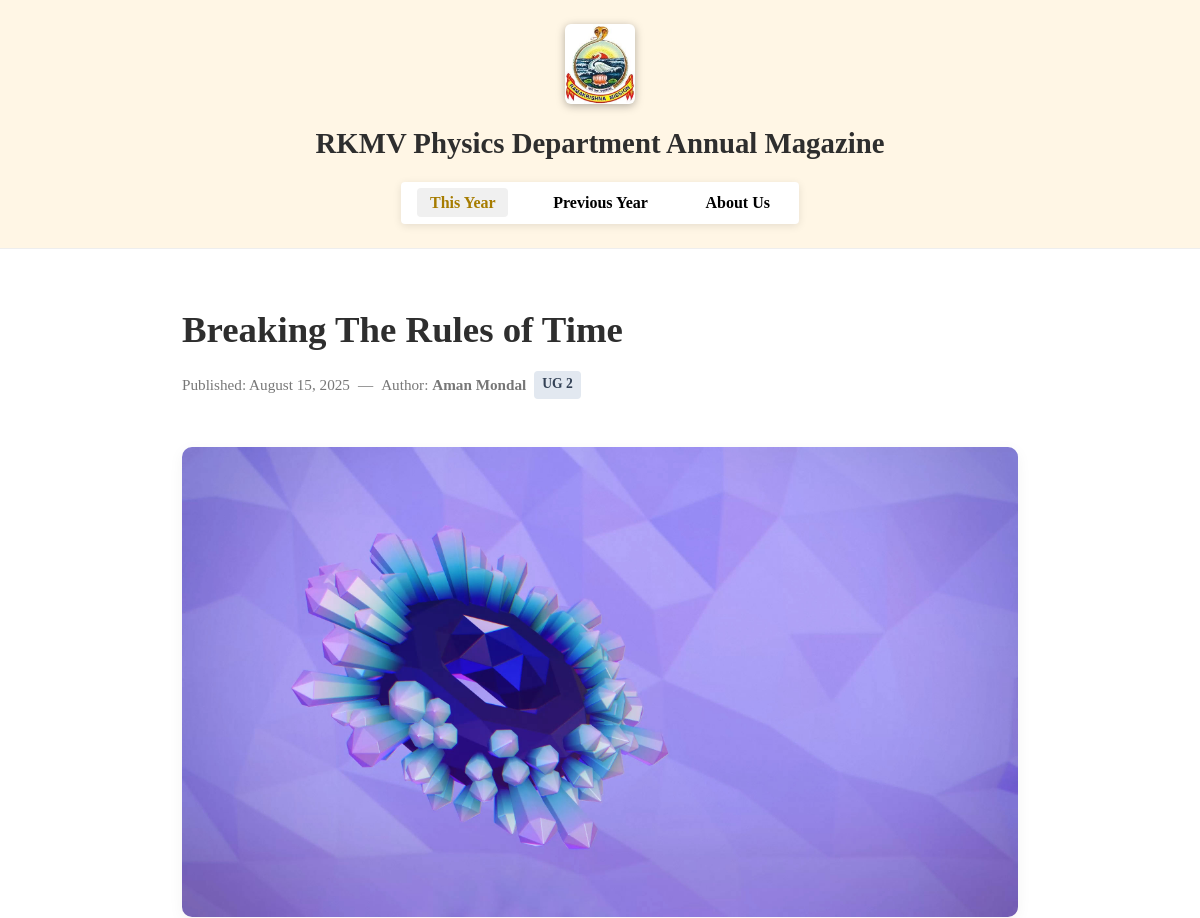
Before: /article.php?slug=breaking-the-rules-of-time (upper part) with the older database file.
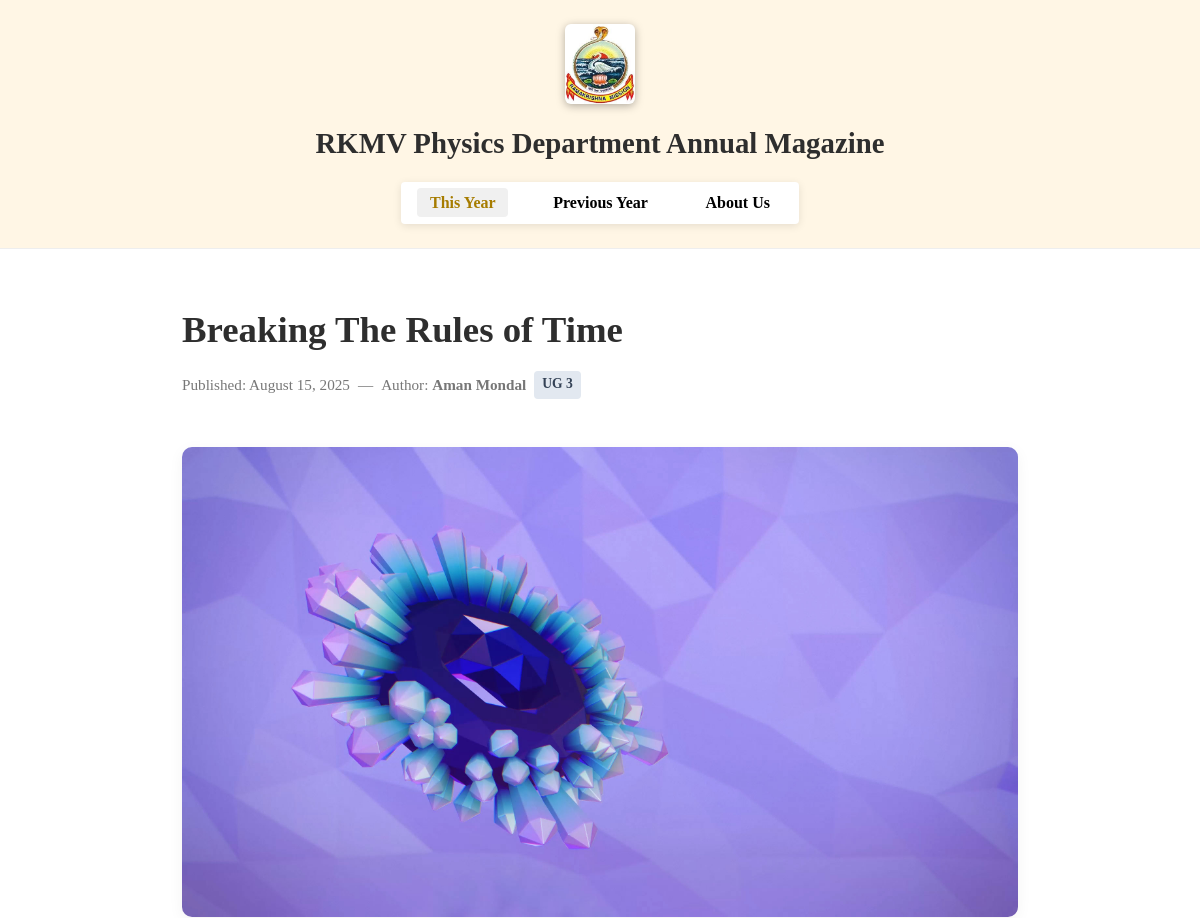
After: the same page with the newer database file.
### tables this page shows
CREATE TABLE `articles` (
  `id` int(11) NOT NULL AUTO_INCREMENT,
  `slug` varchar(255) NOT NULL,
  `title` varchar(255) NOT NULL,
  `summary` varchar(500) NOT NULL,
  `author_name` varchar(150) NOT NULL,
  `author_batch` varchar(50) NOT NULL,
  `image_path` varchar(255) NOT NULL,
  `content` mediumtext NOT NULL,
  `edition_year` int(11) NOT NULL DEFAULT 2025,
  `published_date` date NOT NULL,
  `status` enum('published','draft') NOT NULL DEFAULT 'published',
  `sort_order` int(11) NOT NULL DEFAULT 0,
  `views_count` int(11) NOT NULL DEFAULT 0,
  `created_at` datetime DEFAULT current_timestamp(),
  `updated_at` datetime DEFAULT current_timestamp() ON UPDATE current_timestamp(),
  PRIMARY KEY (`id`),
  UNIQUE KEY `slug` (`slug`),
  KEY `idx_edition_status` (`edition_year`,`status`),
  KEY `idx_slug` (`slug`)
);

### includes/functions.php (called while the page is built, shortened)
<?php
function e($string)
{
    return htmlspecialchars($string ?? '', ENT_QUOTES, 'UTF-8');
}
function format_article_date($dateString)
{
    $timestamp = strtotime($dateString);
    return $timestamp ? date('F j, Y', $timestamp) : $dateString;
}

### article.php (the view, shortened to what this page needs)
<?php
require_once __DIR__ . '/includes/functions.php';
$pdo = get_db_connection();
$slug = isset($_GET['slug']) ? trim($_GET['slug']) : '';
$id = isset($_GET['id']) ? (int) $_GET['id'] : 0;
$article = null;
if (!empty($slug)) {
  $stmt = $pdo->prepare("SELECT * FROM articles WHERE slug = ? AND status = 'published' LIMIT 1");
  $stmt->execute([$slug]);
  $article = $stmt->fetch();
} elseif ($id > 0) {
  $stmt = $pdo->prepare("SELECT * FROM articles WHERE id = ? AND status = 'published' LIMIT 1");
  $stmt->execute([$id]);
  $article = $stmt->fetch();
}
$activePage = ($article['edition_year'] == 2026) ? 'this_year' : 'previous';
$isArticlePage = true;
require_once __DIR__ . '/includes/header.php';
?>
<main class="article-container">
  <h2><?= e($article['title']) ?></h2>
  <div class="article-meta">
    <span>Published: <?= e(format_article_date($article['published_date'])) ?></span>
    <span>&mdash;</span>
    <span>Author: <strong><?= e($article['author_name']) ?></strong></span>
    <?php if (!empty($article['author_batch'])): ?>
      <span class="batch-tag"><?= e($article['author_batch']) ?></span>
    <?php endif; ?>
  </div>
  <?php if (!empty($article['image_path'])): ?>
    <img src="<?= e($article['image_path']) ?>" alt="<?= e($article['title']) ?>" class="featured-image">
  <?php endif; ?>
</main>
<?php require_once __DIR__ . '/includes/footer.php'; ?>

### includes/header.php (shortened to what this page needs)
<?php
$isArticleHeader = !empty($isArticlePage);
?>
<!DOCTYPE html>
<html lang="en">
<head>
  <link rel="stylesheet" href="assets/css/style.css" />
</head>
<body>
<?php if ($isArticleHeader): ?>
<header class="article-header">
  <a href="index.php"><img src="assets/images/rkm.jpg" alt="RKMV Logo" class="logo"></a>
  <h1>RKMV Physics Department Annual Magazine</h1>
  <nav>
    <ul>
      <li><a class="<?= $activePage === 'this_year' ? 'active' : '' ?>" href="index.php">This Year</a></li>
      <li><a class="<?= $activePage === 'previous' ? 'active' : '' ?>" href="previous.php">Previous Year</a></li>
      <li><a class="<?= $activePage === 'about' ? 'active' : '' ?>" href="about.php">About Us</a></li>
    </ul>
  </nav>
</header>
<?php endif; ?>

### includes/footer.php (shortened to what this page needs)
</body>
</html>

### assets/css/style.css (style rules this page uses)
* { margin: 0; padding: 0; box-sizing: border-box; }
body { font-family: 'Georgia', serif; background: #ffffff; color: #333333; line-height: 1.6; }
header { text-align: center; padding: 3rem 1rem; color: white; background-image: linear-gradient(rgba(0,0,0,0.45), rgba(0,0,0,0.45)), url('../images/1000089462.jpg'); background-size: cover; background-position: center; border-bottom: 1px solid #ddd; }
header img.logo { height: 90px; vertical-align: middle; margin-bottom: 0.75rem; filter: drop-shadow(0 2px 4px rgba(0,0,0,0.3)); }
header h1 { font-size: 2.2rem; margin-bottom: 0.5rem; text-shadow: 0 2px 5px rgba(0,0,0,0.7); }
header.article-header { background: #fff6e5; color: #2e2e2e; padding: 1.5rem; border-bottom: 1px solid #eee; }
header.article-header img.logo { height: 80px; border-radius: 6px; margin-bottom: 0.5rem; }
header.article-header h1 { font-size: 1.8rem; color: #2e2e2e; margin: 0.5rem 0 1rem; text-shadow: none; }
nav { margin-top: 1rem; }
nav ul { list-style: none; display: flex; justify-content: center; gap: 2rem; background-color: white; padding: 0.5rem 1rem; margin: 0; border-radius: 4px; display: inline-flex; box-shadow: 0 2px 8px rgba(0,0,0,0.1); }
nav a { text-decoration: none; color: black; font-weight: bold; font-size: 1rem; padding: 0.4rem 0.8rem; transition: background-color 0.3s, color 0.3s; }
nav a:hover, nav a.active { background-color: #f0f0f0; border-radius: 4px; color: #a67c00; }
main { max-width: 1300px; margin: auto; padding: 2rem; }
.article-container { max-width: 900px; margin: auto; padding: 3rem 2rem; line-height: 1.8; }
.article-container h2 { font-size: 2.3rem; margin-bottom: 0.5rem; color: #2e2e2e; }
.article-meta { color: #777; font-size: 0.95rem; margin-bottom: 1.5rem; display: flex; align-items: center; flex-wrap: wrap; gap: 0.5rem; }
.article-meta .batch-tag { background: #e2e8f0; color: #334155; padding: 0.1rem 0.5rem; border-radius: 4px; font-weight: bold; font-size: 0.85rem; }
.article-container img.featured-image { width: 100%; max-height: 480px; object-fit: cover; border-radius: 10px; margin: 1.5rem 0; box-shadow: 0 4px 15px rgba(0,0,0,0.05); }

Changed rows visible on the page:
changed articles "Breaking The Rules of Time": author_batch "UG 2" → "UG 3"
